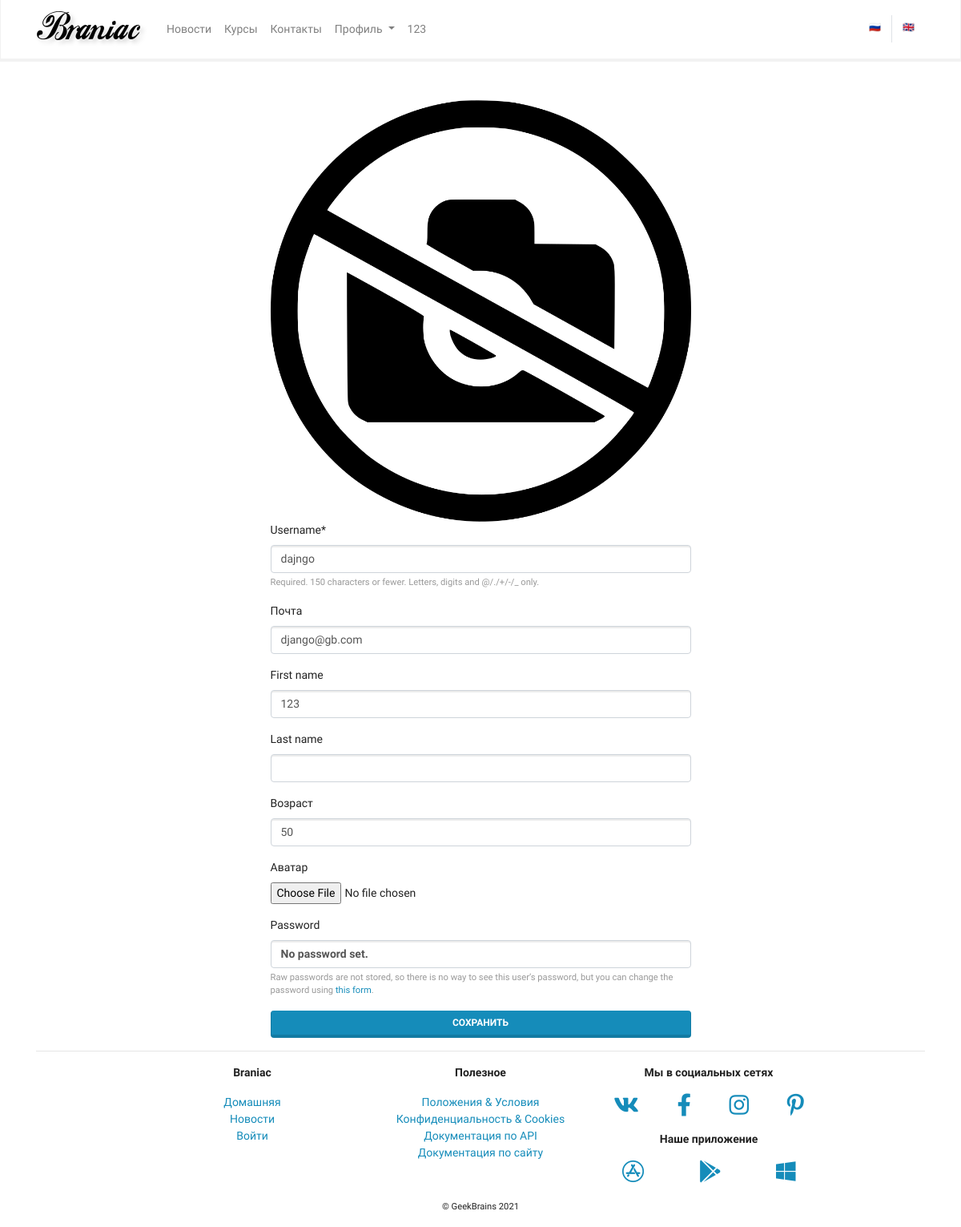
The app's page /authapp/edit/ (signed in) with its own data.
### authapp/models.py (models this page shows, shortened)
class User(AbstractUser):
    email = models.EmailField(verbose_name=_('email'), blank=True, unique=True)
    age = models.PositiveSmallIntegerField(verbose_name=_('age'), **NULLABLE)
    avatar = models.ImageField(
        verbose_name=_('avatar'), upload_to='users', **NULLABLE)
    class Meta:
        verbose_name = 'пользователь'
        verbose_name_plural = 'пользователи'

### authapp/views.py (the view, shortened to what this page needs)
# urls.py: path('edit/', EditView.as_view(), name='edit'),
class EditView(UpdateView):
    model = User
    form_class = CustomUserChangeForm
    template_name: str = 'authapp/edit.html'
    def get_object(self, queryset=None):
        return self.request.user

### authapp/forms.py (shortened to what this page needs)
class CustomUserChangeForm(UserChangeForm):
    class Meta:
        model = get_user_model()
        fields = (
            'username',
            'email',
            'first_name',
            'last_name',
            'age',
            'avatar',
        )

### authapp/auth.py (called while the page is built)
    def get_user(self, user_id: int):
        try:
            return User.objects.get(pk=user_id)
        except User.DoesNotExist:
            return None

### mainapp/context_processor.py (called while the page is built)
def my_context_processor(request):
    return {
        'search': 'Гостья из будущего'
    }

### authapp/templates/authapp/edit.html (shortened to what this page needs)
{% extends 'mainapp/base.html' %}
{% load crispy_forms_tags %}
{% load static i18n %}
{% block content %}
<form
  method="post"
  class="col-6 m-auto pt-5 pb-9"
  enctype="multipart/form-data">
  <img src="{% if user.avatar %} {{ user.avatar.url }} {% else %} {%static 'img/no_img.png'%} {% endif %}" class="d-block w-100" alt="">
  {{ form|crispy }}
  <button type="submit" class="btn btn-primary btn-block">
    {% translate "save" %}
  </button>
</form>
{% endblock content %}

### mainapp/templates/includes/inc_main_menu.html (shortened to what this page needs)
{% load static i18n %}
<nav class="navbar navbar-expand-lg navbar-light bg-light">
    <div class="container">
        <a class="navbar-brand" href="{% url 'mainapp:index' %}">
            <img src="{%static 'img/logo.png'%}" alt="">
        </a>
        <div class="collapse navbar-collapse" id="navbarSupportedContent">
            <ul class="navbar-nav mr-auto">
                <li class="nav-item ">
                    <a class="nav-link
                        "
                        href="{% url 'mainapp:news' %}">
                        {% translate "News" %}
                    </a>
                </li>
                <li class="nav-item ">
                    <a class="nav-link
                        "
                        href="{% url 'mainapp:courses' %}">
                        {% translate "Courses" %}
                    </a>
                </li>
                <li class="nav-item ">
                    <a class="nav-link
                        "
                        href="{% url 'mainapp:contacts' %}">
                        {% translate "Contacts" %}
                    </a>
                </li>
                {% if user.is_authenticated %}
                <li class="nav-item dropdown">
                    <a class="nav-link dropdown-toggle" href="#" id="ddProfile" role="button" data-toggle="dropdown"
                       aria-haspopup="true" aria-expanded="false">
                       {% translate "Profile" %}
                    </a>
                </li>
                <li class="nav-item ">
                    <a class="nav-link"
                    href="{% url 'authapp:edit' %}">{{ user.first_name|default:user.username }}</a>
                </li>
                {% endif %}
            </ul>
            <div class="row justyfy-content-end m-0">
                <div class="col p-0 border-right">
                    <form action="{% url 'set_language' %}" method="post">
                        <button type="submit" class="btn btn-link">🇷🇺</button>
                    </form>
                </div>
                <div>
                    <form action="{% url 'set_language' %}" method="post">
                        <button type="submit" class="btn btn-link">🇬🇧</button>
                    </form>
                </div>
            </div>
        </div>
    </div>
</nav>

### records on screen
User: first_name "123", username "dajngo", email "django@gb.com", age "50"
